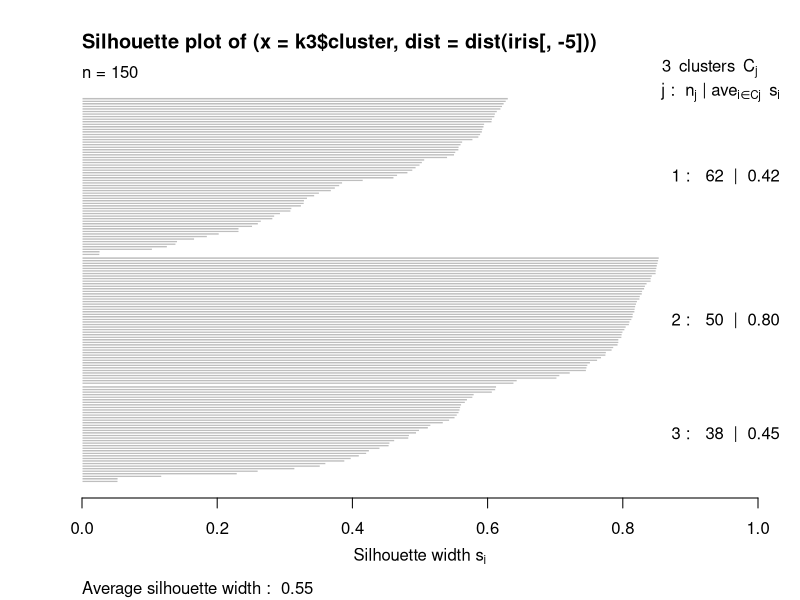
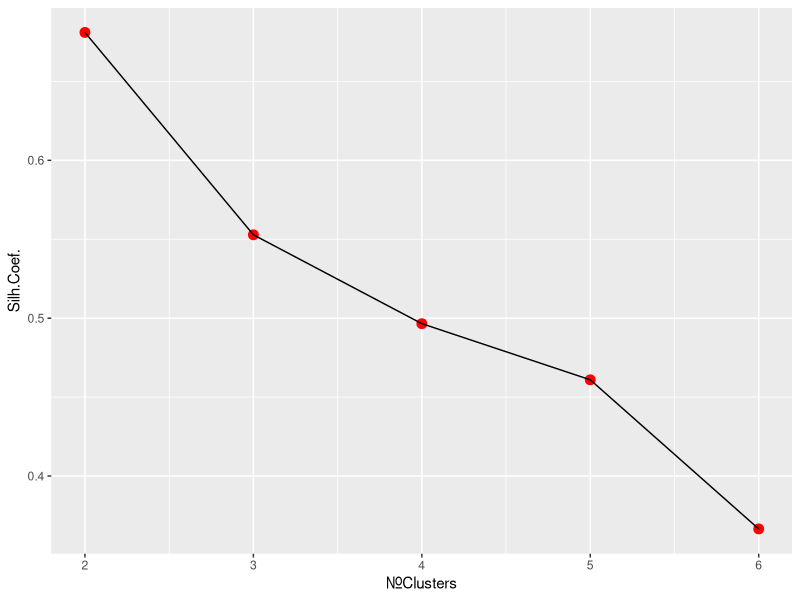
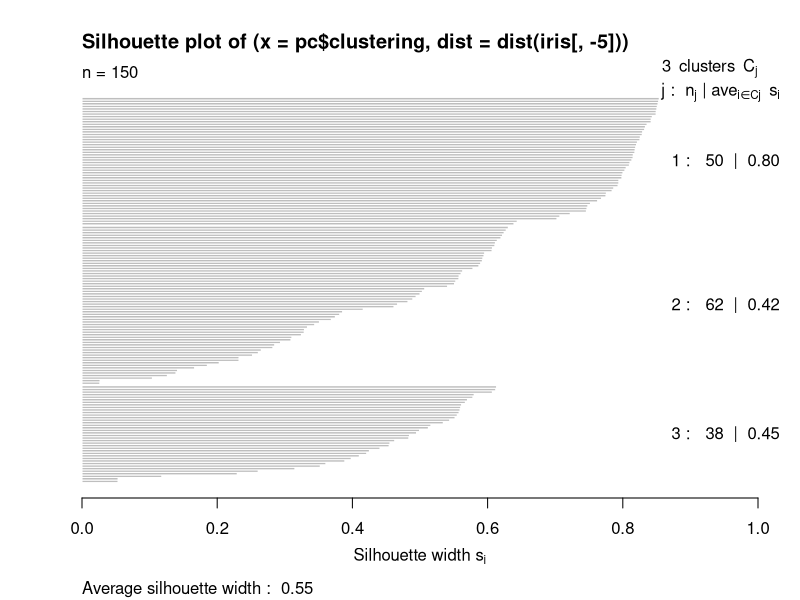
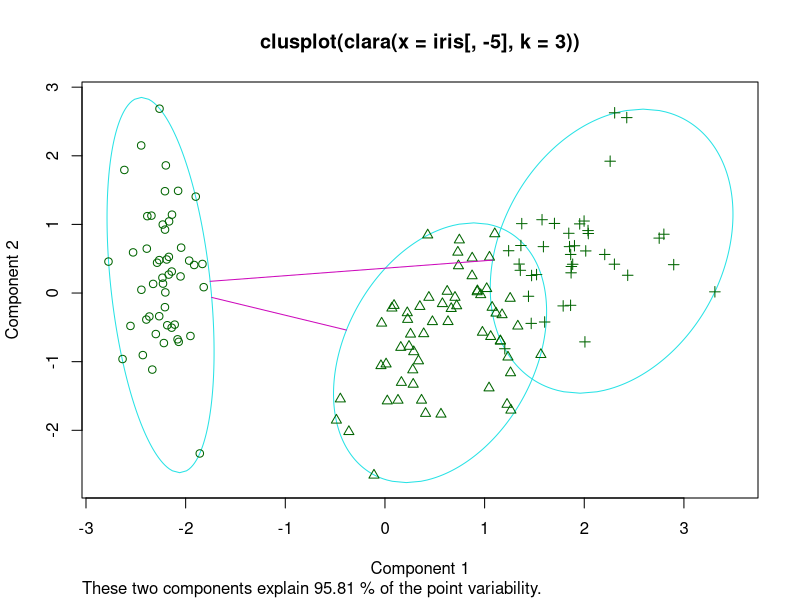
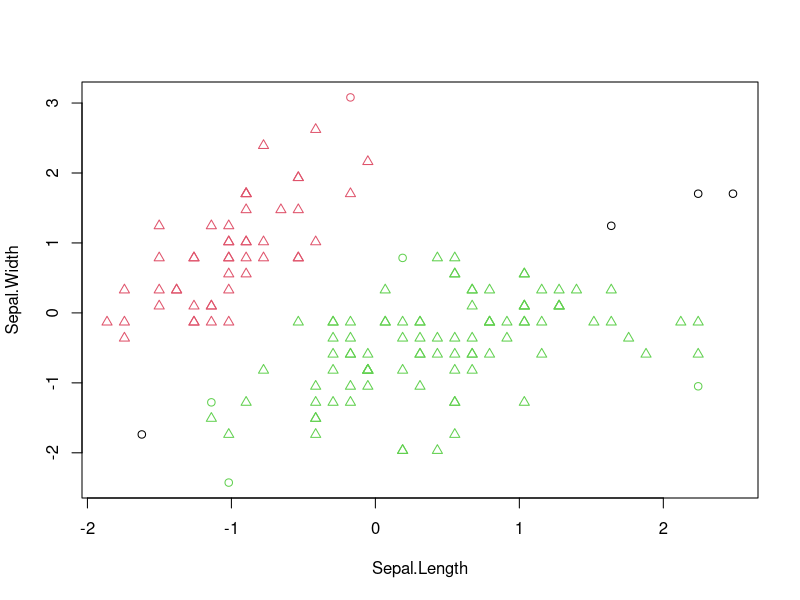
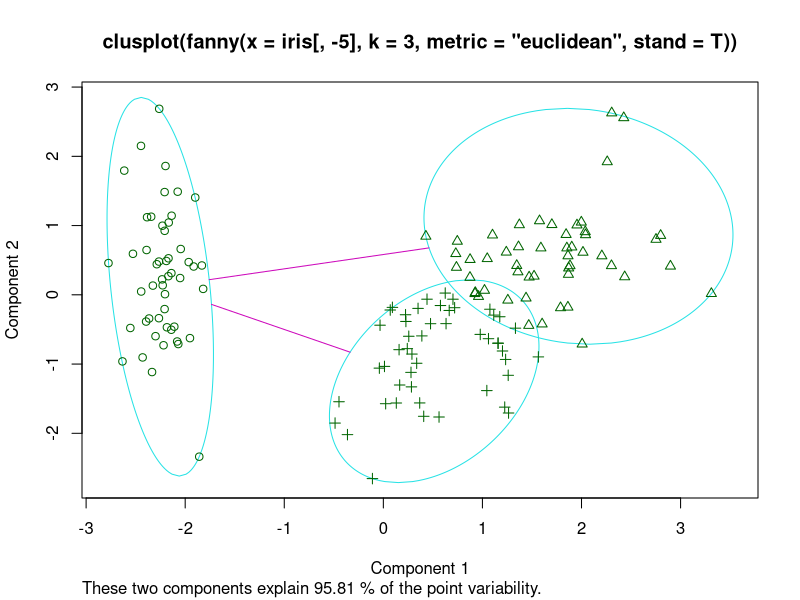
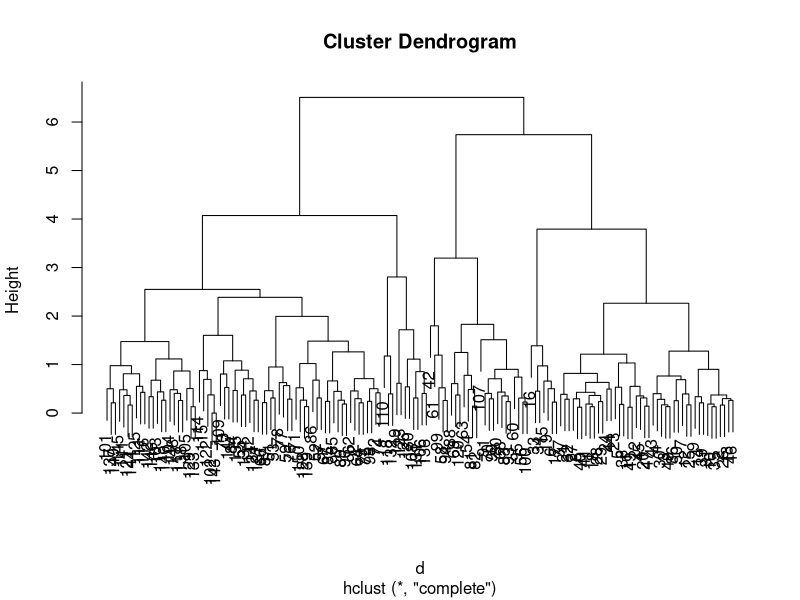
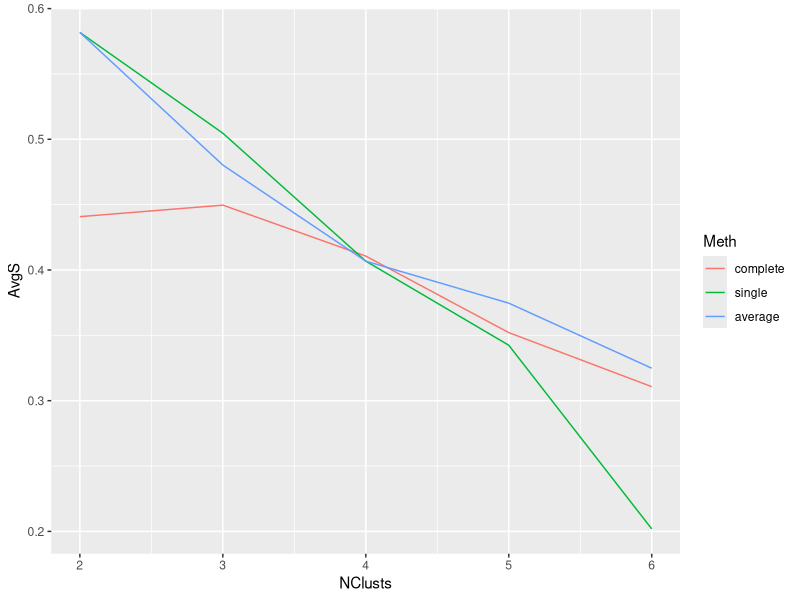

Source code (R) for these figures, in order:
#############
##  Code of Slides:  Clustering in R
#############




####### Section:  Distance Functions

##
data(iris)
dm <- dist(iris[,-5])  # excluding the nominal target
as.matrix(dm)[1,4] # because dm is of class "dist"

##
library(cluster)
data(iris)
dm <- daisy(iris)
as.matrix(dm)[1,4] # because dm is of class "dist"


####### Section:  Partitional Methods

##
data(iris)
k3 <- kmeans(iris[,-5],centers=3,iter.max=200)
k3


####### Section:  Clustering Validation

##
table(k3$cluster,iris$Species)
library(cluster)
s <- silhouette(k3$cluster,
                dist(iris[,-5]))

##
plot(s)

##
set.seed(1234)
d <- dist(iris[,-5])
avgS <- c()
for(k in 2:6) {
  cl <- kmeans(iris[,-5],centers=k,iter.max=200)
  s <- silhouette(cl$cluster,d)
  avgS <- c(avgS,mean(s[,3]))
}

##
library(ggplot2)
ggplot(data.frame(nClus=2:6,Silh=avgS),
       aes(x=nClus,y=Silh)) + 
  geom_point(size=3,color="red") + geom_line() +
  xlab("Nr.Clusters") + ylab("Silh.Coef.")


####### Section:  Partitional Methods

##
library(cluster)
pc <- pam(iris[,-5],k=3)
table(pc$clustering,iris$Species)
s <- silhouette(pc$clustering,
                dist(iris[,-5]))

##
plot(s)

##
library(cluster)
cl <- clara(iris[,-5],3)
table(cl$clustering,iris$Species)

##
clusplot(cl)

##
library(fpc)
d <- scale(iris[,-5])
db <- dbscan(d,0.9)
db
table(db$cluster,iris$Species)

##
plot(db,d)

##
library(cluster)
f <- fanny(iris[,-5],3,metric='euclidean',stand=T)
head(f$membership)
table(f$clustering,iris$Species)

##
clusplot(f)


####### Section:  Hierarchical Methods

##
data(iris)
d <- dist(scale(iris[,-5]))
h <- hclust(d)

##
cls <- cutree(h,3)
table(cls,iris$Species)

##
plot(h)

##
library(cluster)
d <- dist(scale(iris[,-5]))
methds <- c('complete','single','average')
avgS <- matrix(NA,ncol=3,nrow=5,
               dimnames=list(2:6,methds))
for(k in 2:6) 
  for(m in seq_along(methds)) {
    h <- hclust(d,meth=methds[m])
    c <- cutree(h,k)
    s <- silhouette(c,d)
    avgS[k-1,m] <- mean(s[,3])
  }
library(reshape2)
dt <- melt(avgS)
colnames(dt) <- c("NClusts","Meth","AvgS")
library(ggplot2)
ggplot(dt,aes(x=NClusts,y=AvgS,color=Meth)) + 
  geom_line()

##
library(cluster)
di <- diana(iris[,-5],
            metric='euclidean',
            stand=TRUE)
table(cutree(di,3),iris$Species)

##
pltree(di)
